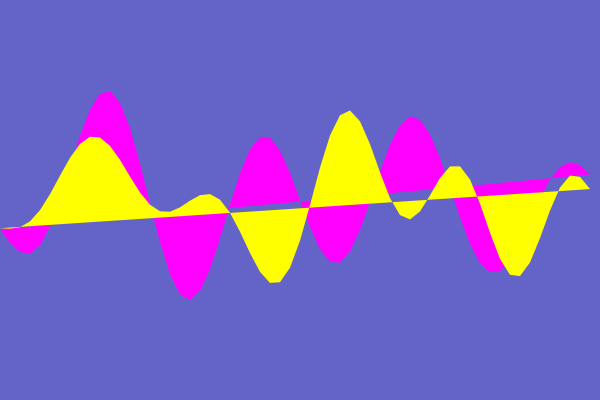
Frame 1 (no input)
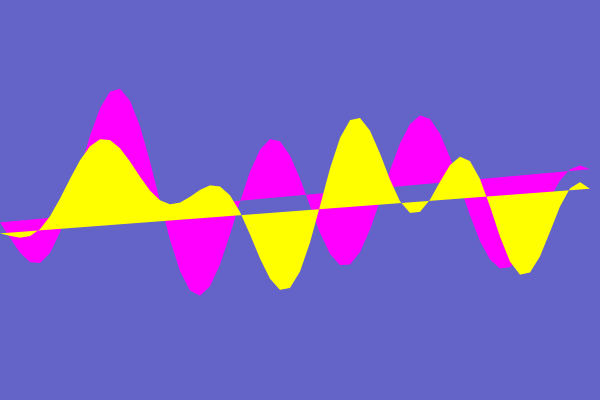
Frame 60 (the mouse pressed at the canvas centre just before this capture)
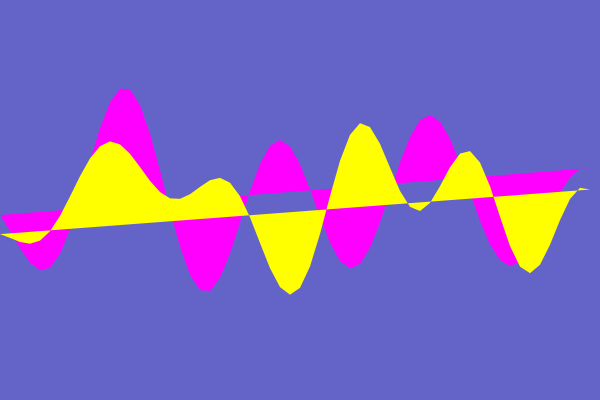
Frame 120 (the mouse held since frame 60 and released just before this capture)

The Processing sketch that drew these frames (run headless with seeded random() and noise(); from frame 60 on, the mouse is pressed at the canvas centre):

// Processing sketch: additive_waves
// ── additive_waves.pde
Wave[] waves = new Wave[10];

void setup() {
  size(600,400);
  //background(255);
  
  noStroke();
  //strokeWeight(2);
  //noFill();
  
  for (int i=0; i<waves.length; i++){
    waves[i] = new Wave(random(20,80),random(100,300),random(TWO_PI));
  }
  
}

void draw() {
  background(100,100,200);
  
  //first batch
  beginShape();
  for (int x=0; x<width; x+=10) {
    float y = 0;
    for (int i=0; i<waves.length/2; i++){
      y += waves[i].calc(x);
    }
    fill(map(x,0,50,0,255),map(y,0,50,0,255),255);
    vertex(x,y+height/2);
    //ellipse(x,y+height/2,10,10);
  }
  endShape();
  
  //second batch
  beginShape();
  for (int x=0; x<width; x+=10) {
    float y = 0;
    for (int i=waves.length/2; i<waves.length; i++){
      y += waves[i].calc(x);
    }
    fill(map(x,0,50,0,255),255,map(y,0,50,0,255));
    println(x,y);
    vertex(x,y+height/2);
    //ellipse(x,y+height/2,10,10);
  }
  endShape();
  
  //picture the wave in motion
  for (int i=0; i<waves.length; i++){
      waves[i].update();
   }
  
}

// ── Waves.pde
class Wave {
  
  float amplitude, period, phase;
 
  Wave (float amplitude, float period, float phase) {
    this.amplitude = amplitude;
    this.period = period;
    this.phase = phase;
  }
  
  //calc and draw wave
  float calc(float x) {
    //given any x, calculate the y for any wave
    float y = sin(this.phase + TWO_PI*x/this.period)*this.amplitude; //function of a wave
    return y;
  }
  
  void update() {
    this.phase += 0.1;
  }
}
